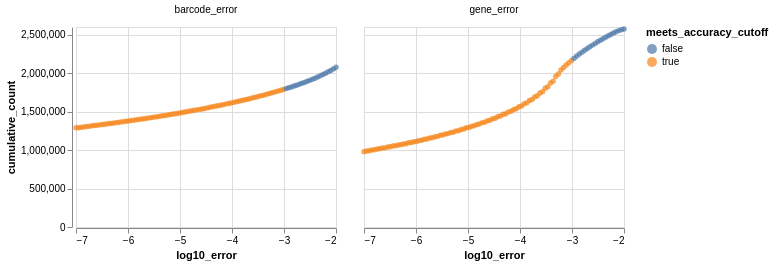

Notebook cell for this chart:
### Code cell
#Plot the gene and barcode accuracy for each CCS
error_cutoff = 1e-3 # error rates < this set to this
log10_error_floor = -7  # error rates less than this set to this for plotting
log10_error_ceil = -2  # error rates greater than this set to this for plotting
nbins = 100  # bins for cumulative fraction plot

aligned_df = (
    pd.read_csv(folder + "/" + "KPC-2_PacBio_ccs_aligned.csv", na_filter=None)
    .assign(
        gene_error=lambda x: 1 - x["gene_accuracy"],
        barcode_error=lambda x: 1 - x["barcode_accuracy"],
    )
)

display(aligned_df)

cumfrac = (
    aligned_df.melt(
        id_vars=["name", "query_name"],
        value_vars=["barcode_error", "gene_error"],
        value_name="error",
    )
    .assign(log10_error=lambda x: np.log10(x["error"]).clip(lower=log10_error_floor))
    .groupby(["name", "variable"])
    .apply(
        lambda g: pd.DataFrame(
            {
                "cumulative_count": scipy.stats.cumfreq(
                    g["log10_error"],
                    numbins=nbins,
                    defaultreallimits=(log10_error_floor, log10_error_ceil),
                )[0],
                "log10_error": np.linspace(
                    log10_error_floor, log10_error_ceil, nbins
                ),
            }
        )
    )
    .assign(
        meets_accuracy_cutoff=lambda x: x["log10_error"] <= np.log10(error_cutoff),
        cumulative_fraction=lambda x: x["cumulative_count"] / len(aligned_df),
    )
    .reset_index()
)

display(cumfrac)

cumfrac_chart = (
    alt.Chart(cumfrac)
    .encode(
        x=alt.X(
            "log10_error",
            scale=alt.Scale(zero=False),
        ),
        y="cumulative_count",
        color="meets_accuracy_cutoff",
        column=alt.Column("variable", title=None),
        tooltip=[
            alt.Tooltip("log10_error", format=".3f"),
            alt.Tooltip("cumulative_fraction", format=".3f"),
            alt.Tooltip("cumulative_count", format=".4g"),
        ],
    )
    .mark_point(filled=True, size=30)
    .properties(width=260, height=200)
)

display(cumfrac_chart)

### Figure 1 — Vega-Lite specification as saved in the notebook (floating-point values rounded to 4 significant figures; data arrays with more than 128 entries replaced by an {"elided": "..."} marker saying what was removed)
{"config": {"view": {"continuousWidth": 300, "continuousHeight": 300}}, "data": {"name": "data-874bd50e115527dce325157a73517ef4"}, "mark": {"type": "point", "filled": true, "size": 30}, "encoding": {"color": {"field": "meets_accuracy_cutoff", "type": "nominal"}, "column": {"field": "variable", "title": null, "type": "nominal"}, "tooltip": [{"field": "log10_error", "format": ".3f", "type": "quantitative"}, {"field": "cumulative_fraction", "format": ".3f", "type": "quantitative"}, {"field": "cumulative_count", "format": ".4g", "type": "quantitative"}], "x": {"field": "log10_error", "scale": {"zero": false}, "type": "quantitative"}, "y": {"field": "cumulative_count", "type": "quantitative"}}, "height": 200, "width": 260, "$schema": "https://vega.github.io/schema/vega-lite/v6.1.0.json", "datasets": {"data-874bd50e115527dce325157a73517ef4": {"elided": "200 records"}}}
